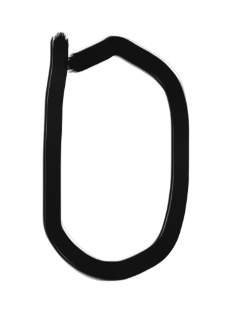
#> input picture perceptron/own-data/0.png, 234 x 316 px
$ python -i prepare_img.py   (imports and definitions only)   (older library calls are emulated)
#> lines starting #> are read from the running program, lines starting #| are printed output that depends on the picture
# https://stackoverflow.com/questions/35842274/convert-own-image-to-mnists-image
from PIL import Image, ImageFilter

def imageprepare(argv):
    """
    This function returns the pixel values.
    The imput is a png file location.
    """
#> called with argv = '0.png'
    im = Image.open(argv).convert('L')
    width = float(im.size[0])
#> width = 234
    height = float(im.size[1])
#> height = 316
    newImage = Image.new('L', (28, 28), (255))  # creates white canvas of 28x28 pixels
#> newImage: PIL image 28x28 L; every value is 255

    if width > height:  # check which dimension is bigger
        # Width is bigger. Width becomes 20 pixels.
        nheight = int(round((20.0 / width * height), 0))  # resize height according to ratio width
        if (nheight == 0):  # rare case but minimum is 1 pixel
            nheight = 1
            # resize and sharpen
        img = im.resize((20, nheight), Image.ANTIALIAS).filter(ImageFilter.SHARPEN)
        wtop = int(round(((28 - nheight) / 2), 0))  # calculate horizontal position
        newImage.paste(img, (4, wtop))  # paste resized image on white canvas
    else:
        # Height is bigger. Heigth becomes 20 pixels.
        nwidth = int(round((20.0 / height * width), 0))  # resize width according to ratio height
#> nwidth = 15
        if (nwidth == 0):  # rare case but minimum is 1 pixel
            nwidth = 1
            # resize and sharpen
        img = im.resize((nwidth, 20), Image.ANTIALIAS).filter(ImageFilter.SHARPEN)
        wleft = int(round(((28 - nwidth) / 2), 0))  # caculate vertical pozition
#> wleft = 6
        newImage.paste(img, (wleft, 4))  # paste resized image on white canvas
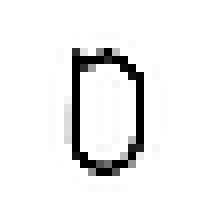
#> newImage: PIL image 28x28 L (shown 8 times larger); min 0, max 255, mean 239.1

    # newImage.save("sample.png")

    tv = list(newImage.getdata())  # get pixel values
#> tv = 784 values, max 255 at index 0, min 0 at index 181, mean 239.1

    # normalize pixels to 0 and 1. 0 is pure white, 1 is pure black.
    tva = [(255 - x) * 1.0 / 255.0 for x in tv]
#> tva = 784 values, max 1 at index 181, min 0 at index 0, mean 0.0625
    # print(tva)
    return tva

>>> result = imageprepare('0.png')
#> result has the same summary as tva in imageprepare

$ run again, on perceptron/own-data/1.png
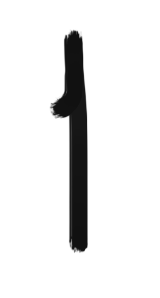
#> input picture perceptron/own-data/1.png, 160 x 298 px
#> in imageprepare, `newImage.paste(img, (wleft, 4))`:
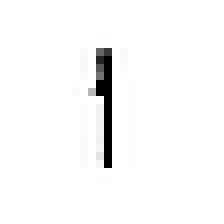
#> newImage: PIL image 28x28 L (shown 8 times larger); min 0, max 255, mean 248.3
#> tv = 784 values, max 255 at index 0, min 0 at index 209, mean 248.3
#> tva = 784 values, max 1 at index 209, min 0 at index 0, mean 0.0263
#> result has the same summary as tva in imageprepare

$ run again, on perceptron/own-data/2.png
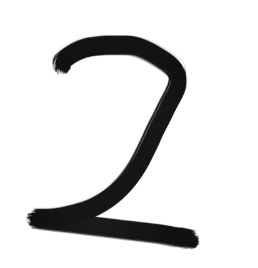
#> input picture perceptron/own-data/2.png, 258 x 268 px
#> in imageprepare, `img = im.resize((nwidth, 20), Image.ANTIALIAS).filter(ImageFilter.SHAR..`:
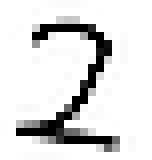
#> img: PIL image 19x20 L (shown 8 times larger); min 0, max 255, mean 220.8
#> in imageprepare, `newImage.paste(img, (wleft, 4))`:
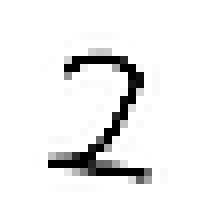
#> newImage: PIL image 28x28 L (shown 8 times larger); min 0, max 255, mean 238.4
#> tv = 784 values, max 255 at index 0, min 0 at index 205, mean 238.4
#> tva = 784 values, max 1 at index 205, min 0 at index 0, mean 0.0651
#> result has the same summary as tva in imageprepare

$ run again, on perceptron/own-data/3.png
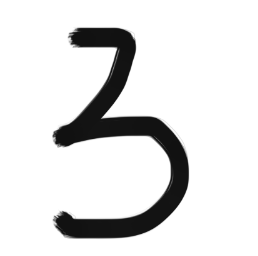
#> input picture perceptron/own-data/3.png, 258 x 256 px
#> in imageprepare, `img = im.resize((20, nheight), Image.ANTIALIAS).filter(ImageFilter.SHA..`:
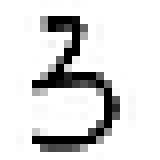
#> img: PIL image 20x20 L (shown 8 times larger); min 0, max 255, mean 219.2
#> in imageprepare, `newImage.paste(img, (4, wtop))`:
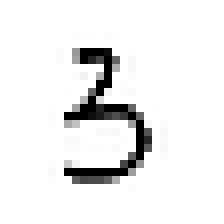
#> newImage: PIL image 28x28 L (shown 8 times larger); min 0, max 255, mean 236.8
#> tv = 784 values, max 255 at index 0, min 0 at index 178, mean 236.8
#> tva = 784 values, max 1 at index 178, min 0 at index 0, mean 0.0715
#> result has the same summary as tva in imageprepare
